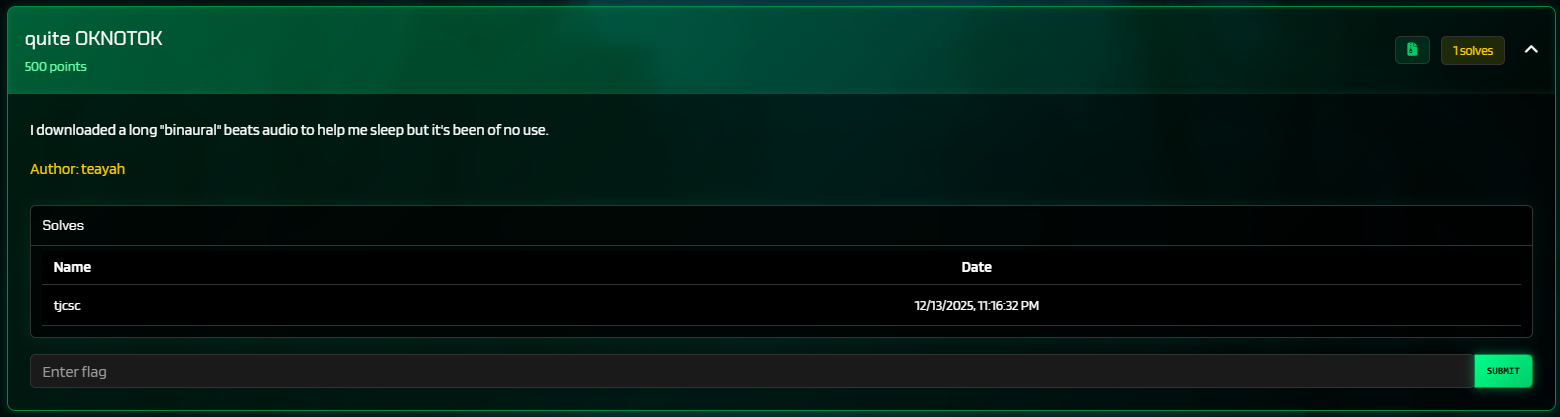
#> input picture write-ups/quite-OKNOTOK/1.png, 1560 x 417 px
$ python qr_decode_from_hidden.py 1.png
#> lines starting #> are read from the running program, lines starting #| are printed output that depends on the picture; after the words box and inside, x2 and y2 are one past the last pixel; in counts of white or black regions, pixels touching at a corner belong together
#!/usr/bin/env python3
from __future__ import annotations

import sys
from dataclasses import dataclass
from pathlib import Path

import numpy as np
from PIL import Image

def _luminance(rgb: np.ndarray) -> np.ndarray:
    rgb = rgb.astype(np.float32)
    return 0.299 * rgb[..., 0] + 0.587 * rgb[..., 1] + 0.114 * rgb[..., 2]

def binarize_qr(rgb_crop: np.ndarray) -> np.ndarray:
    lum = _luminance(rgb_crop)
    uniq = np.unique(np.round(lum, 3))
    if len(uniq) <= 32 and float(uniq[-1]) > 150.0:
        thr = float(uniq[-2])
        dark = lum < thr
        return dark
    vals = np.clip(lum.astype(np.int32), 0, 255)
    hist = np.bincount(vals.ravel(), minlength=256).astype(np.float64)
    total = vals.size
    sum_total = np.dot(np.arange(256), hist)
    sum_b = 0.0
    w_b = 0.0
    max_var = -1.0
    thr = 128
    for t in range(256):
        w_b += hist[t]
        if w_b == 0:
            continue
        w_f = total - w_b
        if w_f == 0:
            break
        sum_b += t * hist[t]
        m_b = sum_b / w_b
        m_f = (sum_total - sum_b) / w_f
        var_between = w_b * w_f * (m_b - m_f) ** 2
        if var_between > max_var:
            max_var = var_between
            thr = t
    return lum <= thr

ECL_MAP = {
    0b00: "M",
    0b01: "L",
    0b10: "H",
    0b11: "Q",
}

def _format_codeword(ecl_bits: int, mask: int) -> int:
    data = ((ecl_bits & 0x3) << 3) | (mask & 0x7)
    g = 0x537
    v = data << 10
    for i in range(14, 9, -1):
        if (v >> i) & 1:
            v ^= g << (i - 10)
    remainder = v & 0x3FF
    code = (data << 10) | remainder
    code ^= 0x5412
    return code

FORMAT_TABLE = [(_format_codeword(ecl, m), ecl, m) for ecl in range(4) for m in range(8)]

def read_format_bits_top_left(mod: np.ndarray) -> int:
    bits = []
    for c in range(0, 6):
        bits.append(int(mod[8, c]))
    bits.append(int(mod[8, 7]))
    bits.append(int(mod[8, 8]))
    bits.append(int(mod[7, 8]))
    for r in range(5, -1, -1):
        bits.append(int(mod[r, 8]))
    v = 0
    for b in bits:
        v = (v << 1) | b
    return v

def hamming(a: int, b: int) -> int:
    return (a ^ b).bit_count()

@dataclass
class QRFormat:
    ecl_bits: int
    mask: int

def decode_format(mod: np.ndarray) -> QRFormat:
    v = read_format_bits_top_left(mod)
    best = None
    for code, ecl, mask in FORMAT_TABLE:
        d = hamming(v, code)
        if best is None or d < best[0]:
            best = (d, ecl, mask)
    assert best is not None
    dist, ecl_bits, mask = best
    return QRFormat(ecl_bits=ecl_bits, mask=mask)

def build_function_mask(version: int, N: int) -> np.ndarray:
    func = np.zeros((N, N), dtype=bool)
    finders = [(0, 0), (0, N - 7), (N - 7, 0)]
    for r0, c0 in finders:
        for r in range(r0 - 1, r0 + 8):
            for c in range(c0 - 1, c0 + 8):
                if 0 <= r < N and 0 <= c < N:
                    func[r, c] = True
    func[6, :] = True
    func[:, 6] = True
    if version == 2:
        cy = cx = 18
        for r in range(cy - 2, cy + 3):
            for c in range(cx - 2, cx + 3):
                func[r, c] = True
    func[8, 0:9] = True
    func[0:9, 8] = True
    func[8, N - 8 : N] = True
    func[N - 8 : N, 8] = True
    func[4 * version + 9, 8] = True
    return func

def mask_condition(mask: int, r: int, c: int) -> bool:
    if mask == 0:
        return (r + c) % 2 == 0
    if mask == 1:
        return r % 2 == 0
    if mask == 2:
        return c % 3 == 0
    if mask == 3:
        return (r + c) % 3 == 0
    if mask == 4:
        return ((r // 2) + (c // 3)) % 2 == 0
    if mask == 5:
        return ((r * c) % 2 + (r * c) % 3) == 0
    if mask == 6:
        return (((r * c) % 2 + (r * c) % 3) % 2) == 0
    if mask == 7:
        return (((r + c) % 2 + (r * c) % 3) % 2) == 0
    raise ValueError("invalid mask")

def extract_codewords(mod_dark: np.ndarray, fmt: QRFormat) -> list[int]:
    N = mod_dark.shape[0]
    version = (N - 17) // 4
    func = build_function_mask(version, N)
    m = mod_dark.copy().astype(np.uint8)
    for r in range(N):
        for c in range(N):
            if func[r, c]:
                continue
            if mask_condition(fmt.mask, r, c):
                m[r, c] ^= 1
    bits: list[int] = []
    col = N - 1
    upward = True
    while col > 0:
        if col == 6:
            col -= 1
        rows = range(N - 1, -1, -1) if upward else range(N)
        for r in rows:
            for c in (col, col - 1):
                if func[r, c]:
                    continue
                bits.append(int(m[r, c]))
        upward = not upward
        col -= 2
    codewords: list[int] = []
    for i in range(0, len(bits) // 8 * 8, 8):
        b = 0
        for j in range(8):
            b = (b << 1) | bits[i + j]
        codewords.append(b)
    return codewords

def decode_qr_payload(mod_dark: np.ndarray) -> str:
    fmt = decode_format(mod_dark)
    codewords = extract_codewords(mod_dark, fmt)
    data_cw = codewords[:28]
    bits = []
    for b in data_cw:
        for i in range(7, -1, -1):
            bits.append((b >> i) & 1)
    def read(n: int) -> int:
        nonlocal bits
        v = 0
        for _ in range(n):
            v = (v << 1) | bits.pop(0)
        return v
    length = read(8)
    out = bytearray()
    for _ in range(length):
        out.append(read(8))
    return out.decode("utf-8", errors="replace")

def main() -> int:
    img_path = Path(sys.argv[1])
    rgb = np.array(Image.open(img_path).convert("RGB"))
    h, w, _ = rgb.shape
#> h = 417; w = 1560
    crop = rgb[:, w - h : w, :]
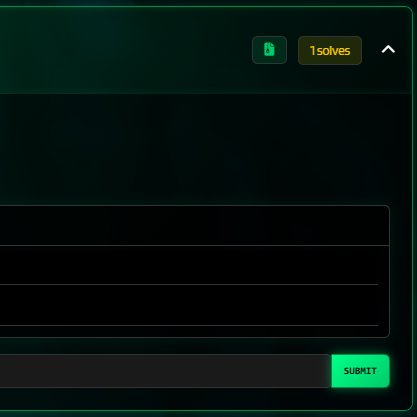
#> crop: shape (417, 417, 3); mean R, G, B 3, 17.2, 12.8
    mod_dark = binarize_qr(crop)
#> in _luminance, `return 0.299 * rgb[..., 0] + 0.587 * rgb[..., 1] + 0.114 * rgb[..., 2]`:
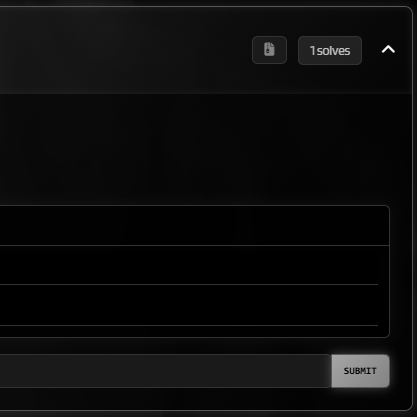
#> returned value: shape (417, 417) float32; min 0, max 255, mean 12.4
#> in binarize_qr, `uniq = np.unique(np.round(lum, 3))`: uniq = 1394 values from 0 to 255
#> in binarize_qr, `vals = np.clip(lum.astype(np.int32), 0, 255)`:
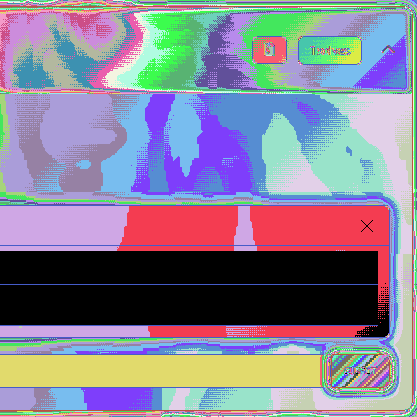
#> vals: shape (417, 417) int32; 193 distinct labels, from 0 to 255; one colour per label, 0 black
#> in binarize_qr, `hist = np.bincount(vals.ravel(), minlength=256).astype(np.float64)`: hist = 256 values, max 28160 at index 0, min 0 at index 86, mean 679.3
#> in binarize_qr, `sum_total = np.dot(np.arange(256), hist)`: sum_total = 2096692
#> the loop in binarize_qr, `for t in range(256):` made 256 passes
#> (w_b, w_f, sum_b, m_b, m_f, max_var) on passes 1 to 12: (28160, 145729, 0, 0, 14.39, 8.49e+11), (41807, 132082, 13647, 0.326, 15.77, 1.32e+12), (49882, 124007, 29797, 0.597, 16.67, 1.6e+12), (53240, 120649, 39871, 0.749, 17.05, 1.71e+12), (60738, 113151, 69863, 1.15, 17.91, 1.93e+12), (70072, 103817, 116533, 1.66, 19.07, 2.21e+12), (79314, 94575, 171985, 2.17, 20.35, 2.48e+12), (88973, 84916, 239598, 2.69, 21.87, 2.78e+12), (100068, 73821, 328358, 3.28, 23.95, 3.16e+12), (106959, 66930, 390377, 3.65, 25.49, 3.42e+12), (117577, 56312, 496557, 4.22, 28.42, 3.88e+12), (120162, 53727, 524992, 4.37, 29.25, 4e+12)
#> (w_b, w_f, sum_b, m_b, m_f, var_between) on passes 50 to 51: (167361, 6528, 1516587, 9.06, 88.86, 6.96e+12), (167371, 6518, 1517087, 9.06, 88.92, 6.96e+12)
#> after the loop in binarize_qr, `for t in range(256):`: max_var = 7.43e+12; sum_b = 2095162; thr = 65; w_b = 173889
#> in binarize_qr, `return lum <= thr`:
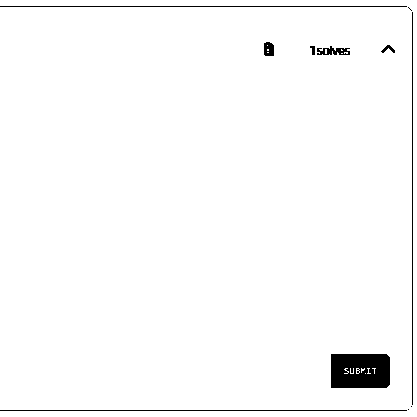
#> returned value: shape (417, 417) bool; 98% white; 11 black regions (3 under 20 px), largest, box (x1, y1, x2, y2) and area: (331, 354, 390, 388) 1919, (0, 6, 407, 7) 407, (0, 410, 407, 411) 407
    payload = decode_qr_payload(mod_dark)
#> after the loop in read_format_bits_top_left, `for c in range(0, 6):`: bits = [1, 1, 1, 1, 1, 1]
#> after the loop in read_format_bits_top_left, `for r in range(5, -1, -1):`: bits = [1, 1, 1, 1, 1, 1, 1, 1, 1, 1, 1, 1, 1, 1, 1]
#> the loop in read_format_bits_top_left, `for b in bits:` made 15 passes
#> v on passes 1 to 12: 1, 3, 7, 15, 31, 63, 127, 255, 511, 1023, 2047, 4095
#> after the loop in read_format_bits_top_left, `for b in bits:`: v = 32767
#> the loop in decode_format, `for code, ecl, mask in FORMAT_TABLE:` made 32 passes
#> (d, best) on passes 1 to 3: (10, (10, 0, 0)), (9, (9, 0, 1)), (5, (5, 0, 2))
#> d on passes 4 to 9: 6, 6, 9, 5, 10, 6
#> in decode_format, `dist, ecl_bits, mask = best`: dist = 5; ecl_bits = 0; mask = 2
#> after the loop in build_function_mask, `for r0, c0 in finders:`:
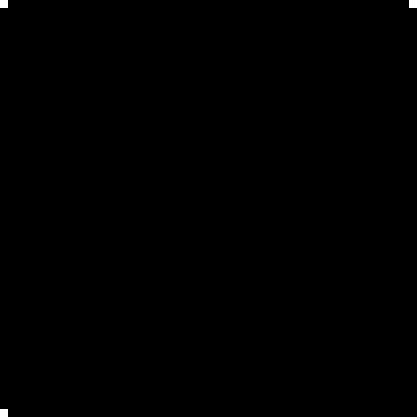
#> func: shape (417, 417) bool; 0.11% white; 3 white regions, box (x1, y1, x2, y2) and area: (0, 0, 8, 8) 64, (409, 0, 417, 8) 64, (0, 409, 8, 417) 64
#> after the loop in extract_codewords, `for r in range(N):`:
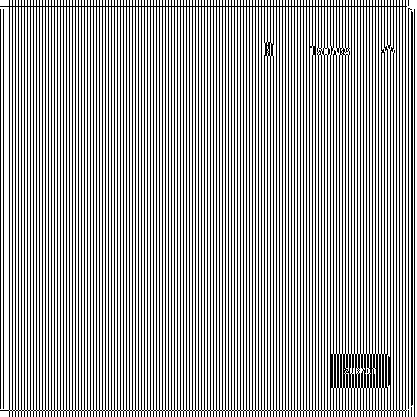
#> m: shape (417, 417); values 0 (black) and 1 (white), 66% white; black in thin lines or dots
#> after the loop in extract_codewords, `while col > 0:`: bits = 172864 items; col = -1
#> the loop in extract_codewords, `for i in range(0, len(bits) // 8 * 8, 8):` made 21608 passes
#> i on passes 2 to 4: 8, 16, 24
#> the loop in decode_qr_payload, `for b in data_cw:` made 28 passes
    print(payload)
    return 0

if __name__ == "__main__":
#> (the run stopped early here; a loop or call above may not have finished)
